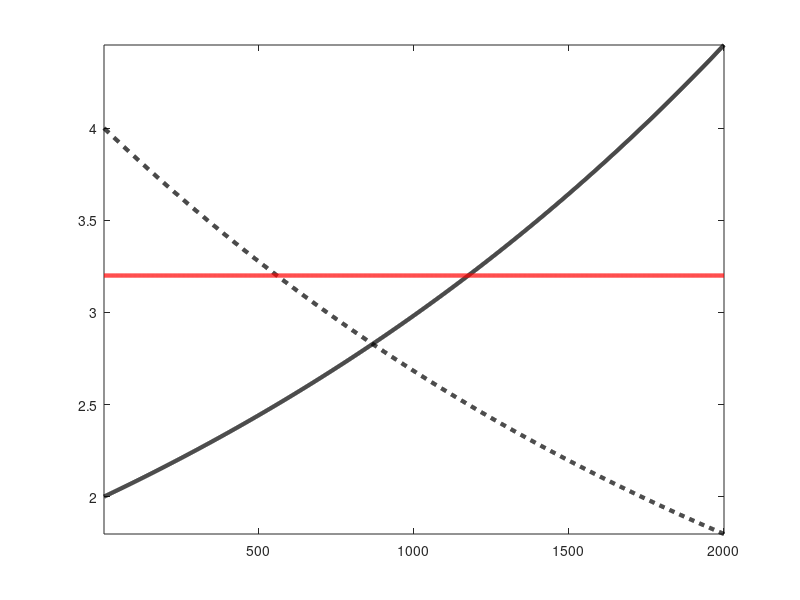

MATLAB code for this plot:
clear;clc;close all;

a = -0.4;
c0 = 2;
c1 = 4;

t = 0:0.001:2;

x = c0*exp(-a*t);
xtilda = c1*exp(a*t);

E = - a * x .* xtilda;

figure
plot(x,'k','LineWidth',3)
hold on
plot(xtilda,'k--','LineWidth',3)
plot(E,'r','LineWidth',3)
hold off
axis tight